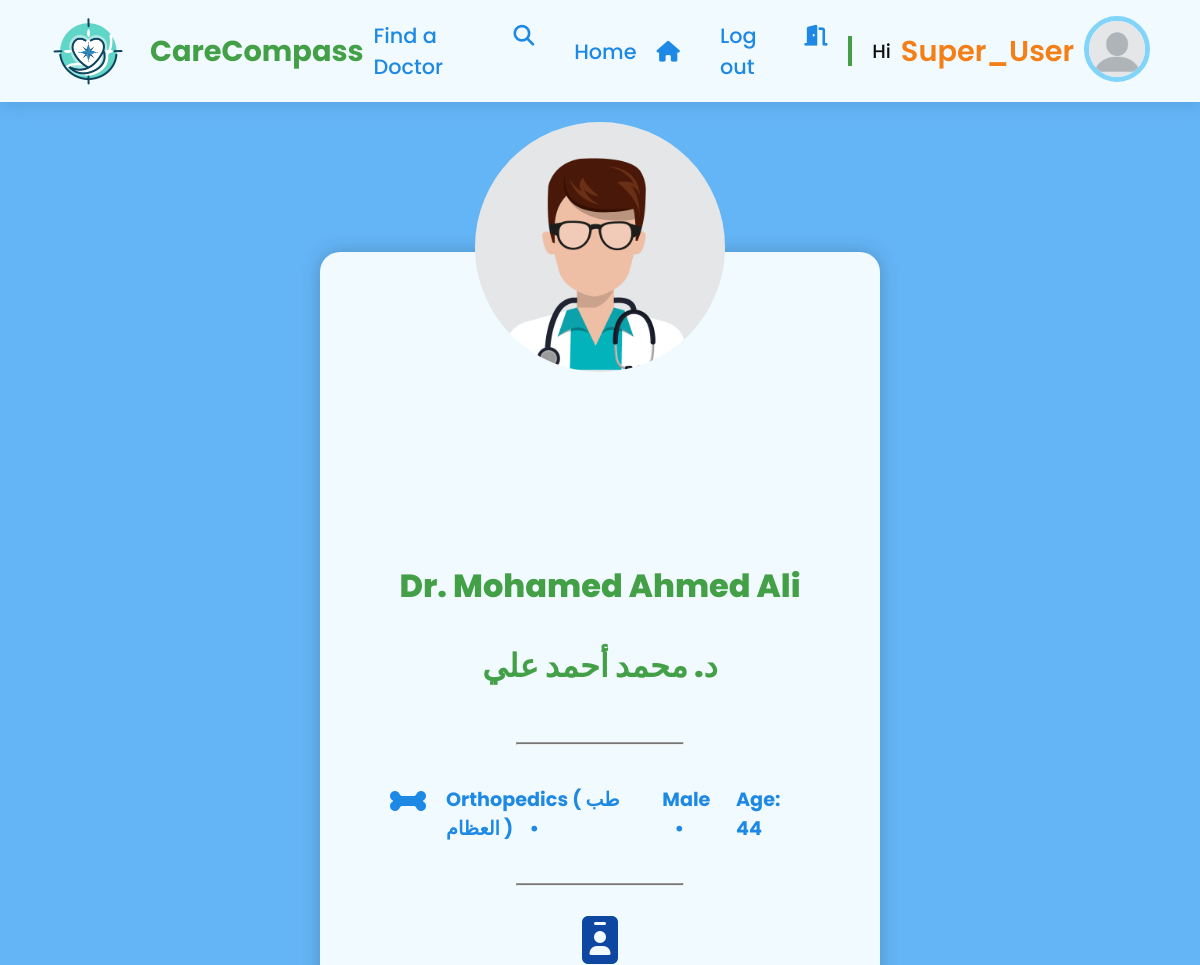
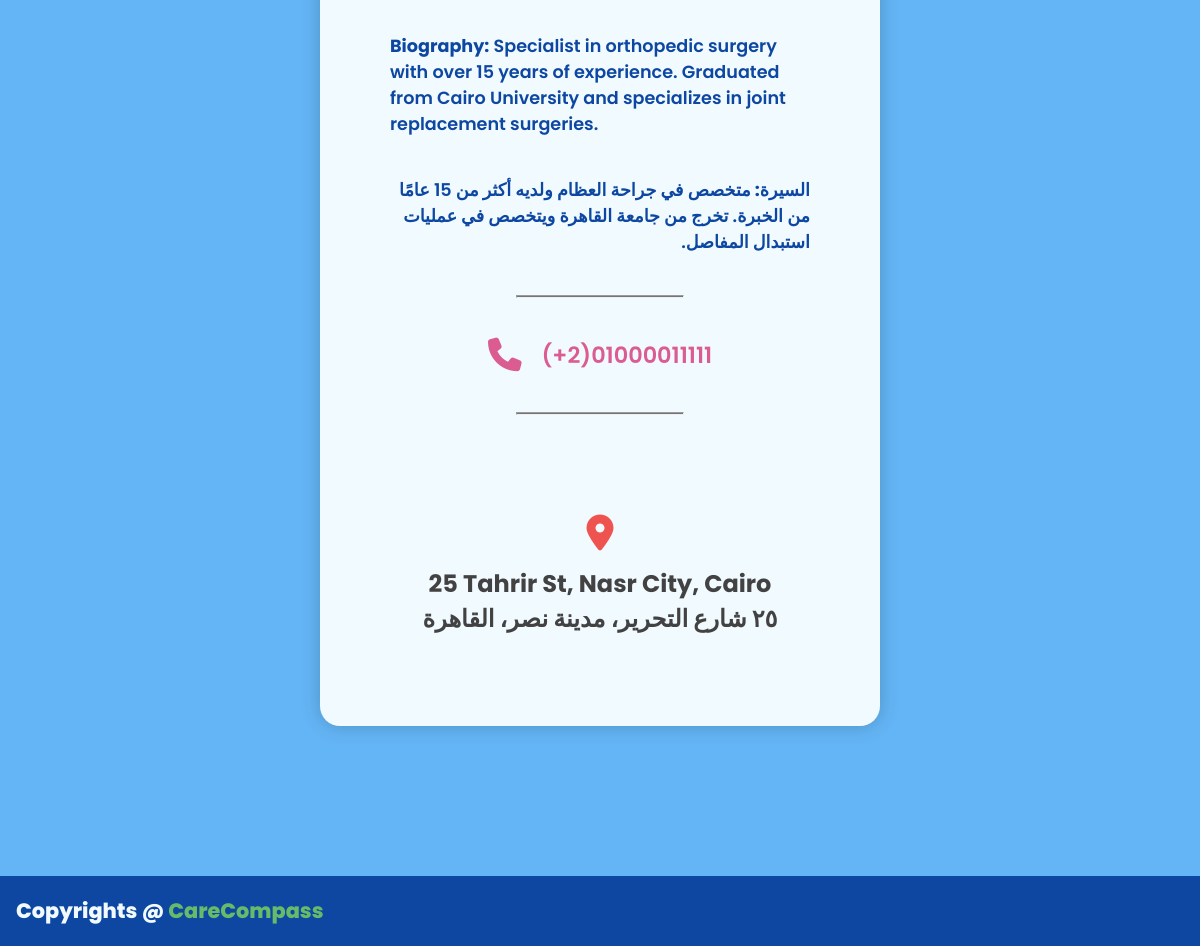
The page /doctor-profile/?id=1 (signed in) on the database its author committed (2 pictures, top to bottom).
### Users/models.py (models this page shows, shortened)
class UserProfile(models.Model):
    user = models.OneToOneField(User, on_delete=models.CASCADE)
    city = models.CharField(max_length=100, blank=True)
    profile_img = models.ImageField(upload_to='profile_images', default='default/blank-profile-picture.png')
    phone_number = models.CharField(max_length=13, blank=True)

### Doctors/models.py (models this page shows, shortened)
class DoctorProfile(models.Model):
    GENDER_CHOICES = [
        ('Male', 'Male'),
        ('Female', 'Female'),
    ]
    full_name_in_english = models.CharField(max_length=100)
    full_name_in_arabic = models.CharField(max_length=100)
    doctor_profile_img = models.ImageField(upload_to='doctors_profile_images', blank=True, null=True)
    english_bio = models.TextField()
    arabic_bio = models.TextField()
    phone = models.CharField(max_length=13)
    address_in_english = models.CharField(max_length=255)
    address_in_arabic = models.CharField(max_length=255)
    specialization_in_english = models.CharField(max_length=100)
    specialization_in_arabic = models.CharField(max_length=100)
    gender = models.CharField(max_length=6, choices=GENDER_CHOICES)
    birthdate = models.DateField()
    default_pic_mapping = {
        'Male': 'default/male_blank_doctor.png',
        'Female': 'default/female_blank_doctor.png'
    }
    def get_profile_pic_url(self):
        if not self.doctor_profile_img:
            return os.path.join(settings.MEDIA_URL, self.default_pic_mapping[self.gender])
        return self.doctor_profile_img.url
    @property
    def age(self):
        today = date.today()
        return today.year - self.birthdate.year

### Doctors/views.py (the view)
# urls.py: path('doctor-profile/', views.doctor_profile, name='doctor_profile'),
def doctor_profile(request):
    doctor_id = request.GET['id']
    doctor = get_object_or_404(DoctorProfile, id=doctor_id)
    doctor_specialty_icon = specialty_icons[doctor.specialization_in_english]
    context = {"doctor": doctor , "doctor_specialty_icon": doctor_specialty_icon}
    return render(request, 'Doctors/doctor_profile.html', context)

### Doctors/templates/Doctors/doctor_profile.html (shortened to what this page needs)
{% extends "base.html" %}
{% load static %}
{% block extra_css %}
    <link rel="stylesheet" href="{% static 'css/doc_profile_styles.css' %}">
{% endblock %}
{% block content %}
    <section>
        <div class="doctor-profile-container">
            <div class="doctor-review">
                <div class="doctor-image">
                    <img src="{{ doctor.get_profile_pic_url }}" alt="{{ doctor.full_name_in_english }}">
                </div>
            </div>
            <div class="doctor-overview">
                <h3 class="doctor-name">Dr. {{ doctor.full_name_in_english }}</h3>
                <h3 class="doctor-name rtl">د. {{ doctor.full_name_in_arabic }}</h3>
                <hr>
                <div class="doctor-details">
                    <i class="{{ doctor_specialty_icon }}"></i>
                    <p>{{ doctor.specialization_in_english }} ( {{ doctor.specialization_in_arabic }} ) &nbsp;&nbsp;&nbsp;• </p>
                    <p>{{ doctor.gender }} &nbsp;&nbsp;&nbsp;• </p>
                    <p>Age: {{ doctor.age }}</p>
                </div>
                <hr>
                <div class="bio-icon"> <i class="fa-solid fa-id-badge"></i> </div>
                <p class="doctor-bio"><strong>Biography:</strong> {{ doctor.english_bio }} </p>
                <p class="doctor-bio rtl"><strong>السيرة:</strong> {{ doctor.arabic_bio }} </p>
                <hr>
                <p class="doctor-phone"> <i class="fa-solid fa-phone"></i> (+2){{ doctor.phone }} </p>
                <hr>
            </div>
            <div class="doctor-location">
                <i class="fa-solid fa-location-dot"></i>
                <p> {{ doctor.address_in_english }} </p>
                <p class="rtl"> {{ doctor.address_in_arabic }} </p>
            </div>
        </div>
    </section>
{% endblock %}

### templates/base.html (shortened to what this page needs)
{% load static %}
<!DOCTYPE html>
<html lang="en">
<head>
    <link rel="stylesheet" href="https://cdnjs.cloudflare.com/ajax/libs/font-awesome/6.6.0/css/all.min.css">
    <link rel="stylesheet" href="{% static 'css/basic.css' %}">
    {% block extra_css %}
    {% endblock %}
</head>
<body id="base-page-body">
    {% include 'navbar.html' %}
    {% block content %}
    {% endblock %}
    <footer class="footer">
        <p class="footer-title">Copyrights @ <span>CareCompass</span></p>
    </footer>
</body>
</html>

### templates/navbar.html (shortened to what this page needs)
{% load static %}
<header>
    <a href="{% url 'home' %}" class="logo">
        <img src="{% static 'images/Logo.png' %}" alt="Logo">
        CareCompass
    </a>
    <nav class="navigation-bar">
        {% if user.is_authenticated %}
            <div class="navigation-bar-links">
                <div class="nav-link">
                    <a href="/#find-doctor" id="find-doctor-link">Find a Doctor</a>
                    <i class="fa-solid fa-magnifying-glass"></i>
                </div>
                <div class="nav-link">
                    <a href="{% url 'home' %}">Home</a>
                    <i class="fa-solid fa-house"></i>
                </div>
                <div class="nav-link">
                    <a href="{% url 'logout' %}">Log out</a>
                    <i class="fa-solid fa-door-open"></i>
                </div>
            </div>
            <span class="separator"></span>
            <p class="logged-in-user">Hi <a href="{% url 'user_profile' %}"> <span>{{ user.username }}</span> </a></p>
            <div class="user-avatar">
                <img src="{{ user.userprofile.profile_img.url }}" alt="{{ user.username }}">
            </div>
        {% endif %}
    </nav>
</header>

### static/css/basic.css (style rules this page uses)
:root { --primary-blue: #1E88E5; --primary-blue-light: #64B5F6; --primary-blue-dark: #1565C0; --primary-blue-darker: #0D47A1; --primary-accent-blue: #81D4FA; --primary-accent-blue-light: #daf0fb; --secondary-green: #43A047; --secondary-green-light: #66BB6A; --secondary-accent-green: #15d46b; --secondary-green-dark: #2E7D32; --secondary-green-darker: #1B5E20; --neutral-white: #f1fbff; --text-dark-gray: #424242; --text-dark-gray-light: #757575; --text-dark-gray-dark: #212121; --text-dark-gray-darker: #0E0E0E; --error-red: #E53935; --error-red-light: #EF5350; --error-red-accent: #FF5A5F; --error-red-accent-light: #ffc8ca; --accent-pinkish-red: #DB5C91; --accent-pinkish-red-light: #F48FB1; --accent-orange: #E6981E; --accent-orange-light: #FBC02D; --accent-orange-dark: #F57F17; }
* { font-family: "Poppins", sans-serif; margin: 0; padding: 0; box-sizing: border-box; scroll-behavior: smooth; }
.rtl { direction: rtl; }
a { text-decoration: none; }
#base-page-body { min-height: 100vh; width: 100vw; position: relative; background-color: var(--primary-blue-light); display: flex; flex-direction: column; overflow-x: hidden; }
section { padding: 150px 200px; }
header { background-color: var(--neutral-white); width: 100%; display: flex; position: sticky; top: 0px; justify-content: space-between; align-items: center; padding: 10px 30px; box-shadow: 0px 5px 15px rgba(1, 28, 64, 0.1); z-index: 999; }
.logo { display: flex; align-items: center; justify-content: center; text-decoration: none; color: var(--secondary-green); font-size: 1.8em; font-weight: 700; }
.logo img { width: 120px; }
.navigation-bar { display: flex; align-items: center; justify-content: center; }
.navigation-bar-links { display: flex; align-items: center; gap: 20px; }
.nav-link { display: flex; justify-content: center; align-items: baseline; color: var(--primary-blue); font-size: 1.3em; font-weight: 500; padding: 10px; cursor: pointer; }
.nav-link a { color: var(--primary-blue); }
.nav-link i { margin-left: 20px; }
.logged-in-user { color: var(--text-dark-gray-darker); margin: 0; display: flex; justify-content: center; align-items: center; text-decoration: none; font-size: 1.2em; font-weight: 500; padding: 10px; }
.logged-in-user span { padding-left: 10px; color: var(--accent-orange-dark); font-size: 1.5em; font-weight: 600; }
.separator { width: 5px; height: 30px; margin: 10px; background-color: var(--secondary-green); }
.user-avatar { width: 70px; height: 70px; margin-right: 20px; }
.user-avatar img { width: 100%; border: 5px solid var(--primary-accent-blue); border-radius: 50%; }
.footer { background-color: var(--primary-blue-darker); color: var(--neutral-white); padding: 1em; display: flex; align-items: center; margin-top: auto; height: 70px; width: 100%; z-index: 999; }
.footer-title { margin: 0; font-size: 1.3em; font-weight: 800; }
.footer-title span { color: var(--secondary-green-light); }

### rows shown on the page
DoctorProfile: full_name_in_english "Mohamed Ahmed Ali", full_name_in_arabic "محمد أحمد علي", specialization_in_english "Orthopedics", specialization_in_arabic "طب العظام", gender "Male", age "44", english_bio "Specialist in orthopedic surgery with over 15 years of experience. Graduated from Cairo University and specializes in joint replacement surgeries.", arabic_bio "متخصص في جراحة العظام ولديه أكثر من 15 عامًا من الخبرة. تخرج من جامعة القاهرة ويتخصص في عمليات استبدال المفاصل.", phone "01000011111", address_in_english "25 Tahrir St, Nasr City, Cairo", address_in_arabic "٢٥ شارع التحرير، مدينة نصر، القاهرة"

### other values the page prints
{{ user.username }} "Super_User"
